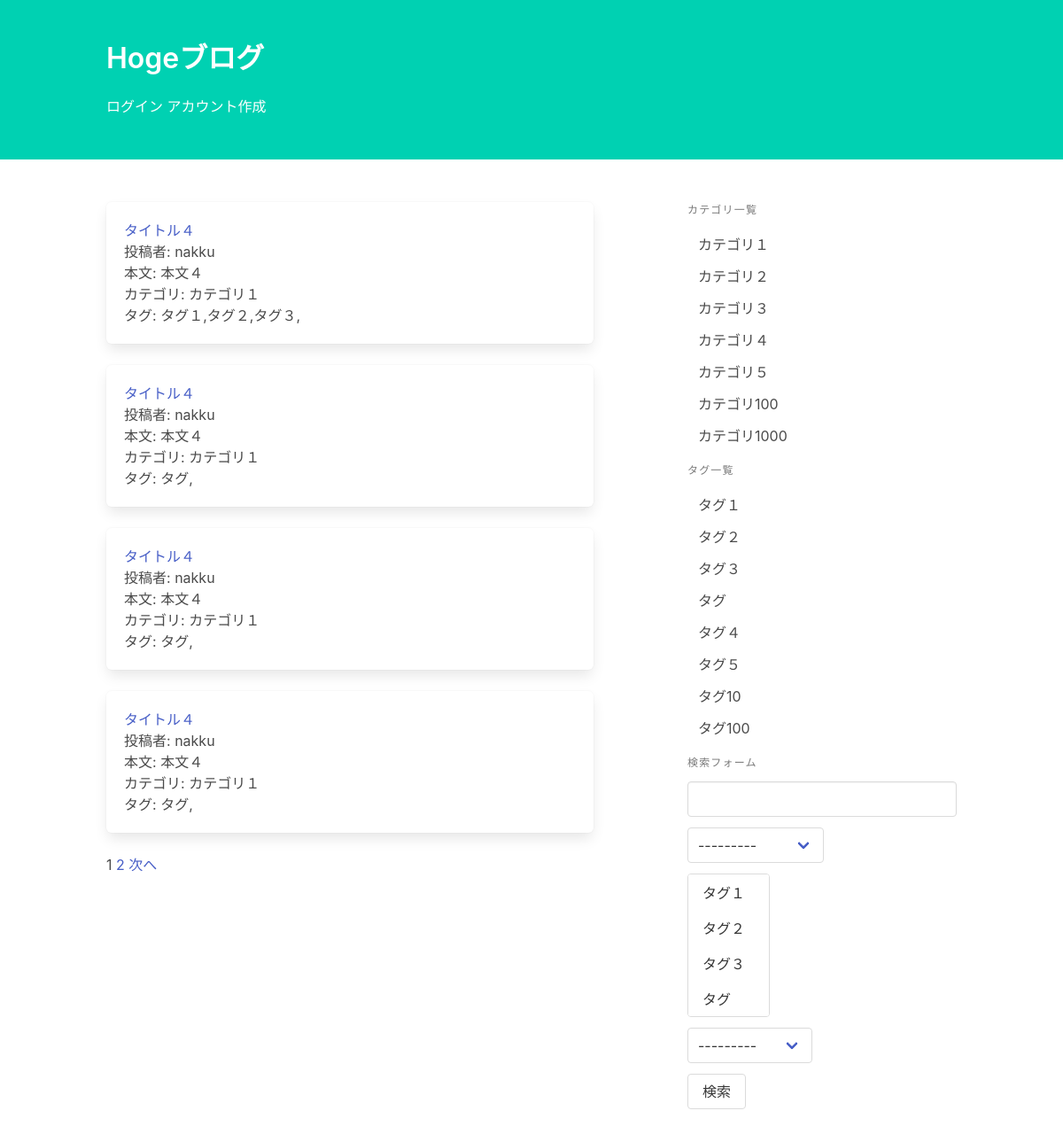
/blog/, run on an earlier commit of the app's database.
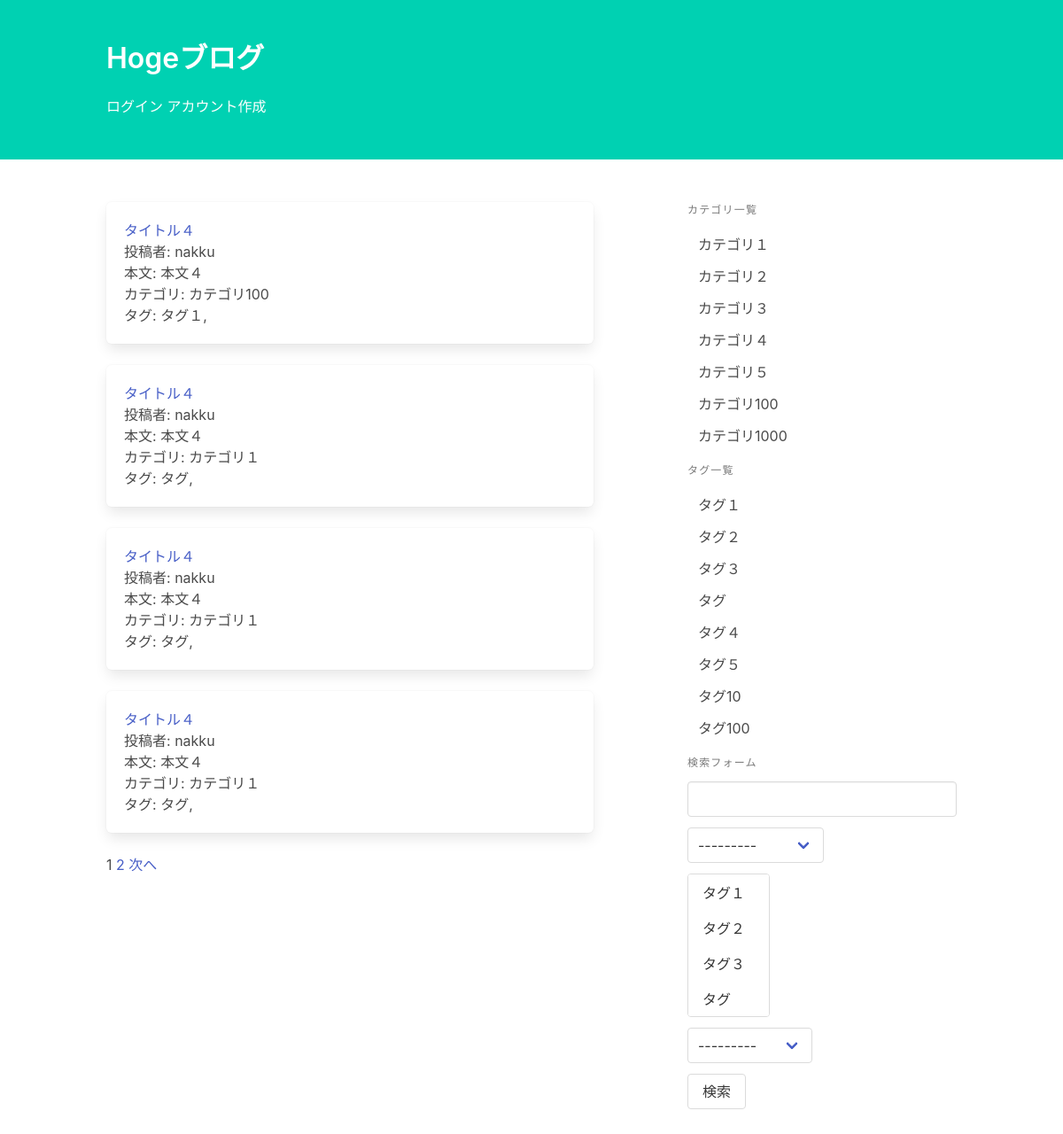
And on a later commit of the database.
### blog/models.py (models this page shows, shortened)
class Post(models.Model):
    title = models.CharField("タイトル", max_length=32)
    text = models.TextField("本文")
    category = models.ForeignKey(Category, on_delete=models.PROTECT, verbose_name="カテゴリ")
    tags = models.ManyToManyField(Tag, verbose_name="タグ", help_text="controlかcommand長押しで複数選択", blank=True)
    writer = models.ForeignKey(settings.AUTH_USER_MODEL, on_delete=models.PROTECT, verbose_name="投稿者")
    created_at = models.DateTimeField("作成日", auto_now_add=True)
    updated_at = models.DateTimeField("更新日", auto_now=True)

class Category(models.Model):
    name = models.CharField("カテゴリ名", max_length=255, unique=True)
    def __str__(self):
        return self.name

class Tag(models.Model):
    name = models.CharField("タグ名", max_length=255, unique=True)
    def __str__(self):
        return self.name

### blog/views.py (the view, shortened to what this page needs)
# urls.py: path("", views.PostList.as_view(), name="post_list"),
class PostList(generic.ListView):
    model = Post
    ordering = "-created_at"
    paginate_by = 4
    def get_queryset(self):
        queryset = super().get_queryset()
        form = PostSearchForm(self.request.GET or None)
        return queryset

### blog/forms.py
class PostSearchForm(forms.Form):
    key_word = forms.CharField(
        label="キーワード", required=False,
        widget=forms.TextInput(attrs={"class": "input"})
    )
    category = forms.ModelChoiceField(
        label="キーワード", required=False,
        queryset=Category.objects.all(),
    )
    tags = forms.ModelMultipleChoiceField(
        label="タグの選択", required=False,
        queryset=Tag.objects.all(),
    )
    user = forms.ModelChoiceField(
        label="投稿者", required=False,
        queryset=User.objects.all(),
    )

### blog/templatetags/blog.py (called while the page is built)
@register.inclusion_tag("blog/category_and_tag_list.html")
def create_category_and_tag_list():
    return {
        "category_list": Category.objects.all(),
        "tag_list": Tag.objects.all(),
    }

@register.inclusion_tag("blog/search_form.html")
def create_search_form(request):
    form = PostSearchForm(request.GET or None)
    return {"form": form}

@register.simple_tag
def url_replace(request, field, value):
    url_dict = request.GET.copy()
    url_dict[field] = str(value)
    return url_dict.urlencode()

### blog/templates/blog/post_list.html (shortened to what this page needs)
{% extends "blog/base.html" %}
{% load blog %}
{% block content %}
    {% for post in post_list %}
        <article class="box">
            <h1><a href="{% url 'blog:post_detail' post.pk %}">{{ post.title }}</a></h1>
            <p>投稿者: {{ post.writer }}</p>
            <p>本文: {{ post.text|truncatechars_html:40 }}</p>
            <p>カテゴリ: {{ post.category }}</p>
            <p>タグ: {% for tag in post.tags.all %}{{ tag }},{% endfor %}</p>
        </article>
    {% endfor %}
    {% for num in page_obj.paginator.page_range %}
        {% if page_obj.number == num %}
            <span>{{ num }}</span>
        {% else %}
           <a href="?{% url_replace request 'page' num %}">{{ num }}</a>
        {% endif %}
    {% endfor %}
    {% if page_obj.has_next %}
        <a href="?{% url_replace request 'page' page_obj.next_page_number %}">次へ</a>
    {% endif %}
{% endblock %}

### blog/templates/blog/category_and_tag_list.html
<p class="menu-label">カテゴリ一覧</p>
<ul class="menu-list">
    {% for category in category_list %}
        <li><a href="{% url 'blog:post_category_list' category.pk %}">{{ category }}</a></li>
    {% endfor %}
</ul>
<p class="menu-label">タグ一覧</p>
<ul class="menu-list">
    {% for tag in tag_list %}
        <li><a href="{% url 'blog:post_tag_list' tag.pk %}">{{ tag }}</a></li>
    {% endfor %}
</ul>

What changed in the data, as far as the page shows it:
changed Post: category "カテゴリ１" → "カテゴリ100"; loses Tag (name "タグ２"); loses Tag (name "タグ３")
